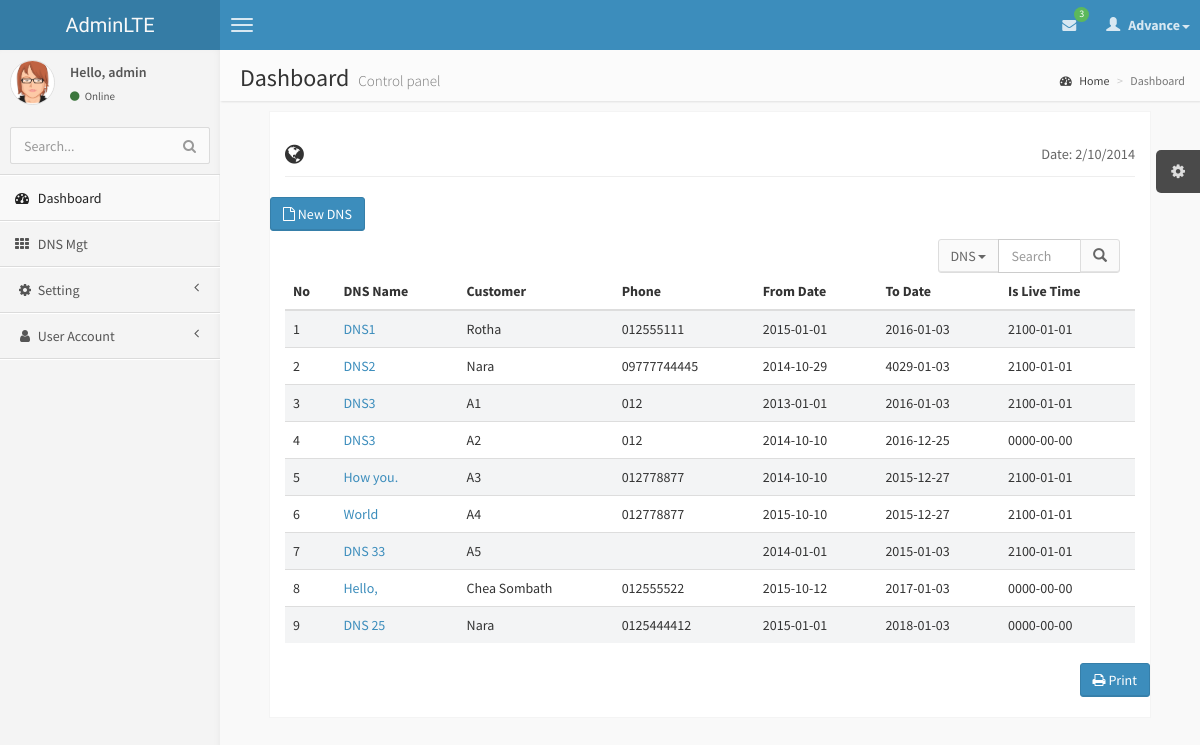
The app's page /dns-advance-name.php (signed in) with its own data.
### tables this page shows
CREATE TABLE `tbldns` (
  `dnsID` text,
  `dnsName` text,
  `DateFrom` date DEFAULT NULL,
  `DateTo` date DEFAULT NULL,
  `IsLiveTime` date DEFAULT NULL,
  `CusName` text,
  `CusPhone` text,
  `CusAddress` text,
  `CusDesc` text,
  `UserAddnew` text,
  `UserAddnewDate` date DEFAULT NULL,
  `UserUpdate` text,
  `UserUpdateDate` date DEFAULT NULL
);

### connectionclass/connect.php (called while the page is built, shortened)
<?php
class MyConnection
{
    	private $host = '174.136.57.160';
		private $username = 'www7tech_Pro';
		private $mylink;
		private $password = 'piseth123';
    function connect()
	{
		$this->mylink = mysql_connect($this->host,$this->username,$this->password) or die("Fail to Select Host");
		return $this->mylink;
	}
    function query($sql)
	{
		if (!empty($sql))
		{
			$this->result = mysql_query($sql,$this->mylink);
			return $this->result;
		}else
		{
			return false;
		}
    }
	function dbCountRows(&$result)
	{
		$numRows = @mysql_num_rows($result);
		if ( $numRows )
		{
			return $numRows;
		}
		else
		{
			return 0;
		}
	}
	function fetch($result=""){
                return mysql_fetch_object($result);
        }
 }
?>

### connectionclass/function.php (called while the page is built, shortened)
<?php
function get($var)
{
	if (isset($_GET[$var])) {
		return (trim($_GET[$var]));
	}
	else
	{
		return '';
	}
}
?>

### dns-advance-name.php (the view, shortened to what this page needs)
<?php include 'header.php';
?>
    <body class="skin-blue">
         <?php include 'nav.php';?>
            <?php include 'menu.php';?>
            <aside class="right-side">
                <section class="content-header">
                    <h1>
                        Dashboard
                        <small>Control panel</small>
                    </h1>
                    <ol class="breadcrumb">
                        <li><a href="#"><i class="fa fa-dashboard"></i> Home</a></li>
                        <li class="active">Dashboard</li>
                    </ol>
                </section>
                  <section class="content invoice">
                    <div class="row">
                        <div class="col-xs-12">
                            <h2 class="page-header">
                                <i class="fa fa-globe"></i>
                                <small class="pull-right">Date: 2/10/2014</small>
                            </h2>
                        </div>
                    </div>
                    <div class="row">
                    <a href="dns-new.php">
					<button class="btn btn-primary" data-toggle="modal" data-target="#NewFloor"><i class="fa fa-file-o"></i> New DNS</button>
                    </a>
                    <form class="navbar-form" role="search">
                      <div class="col-lg-3 pull-right">
                        <div class="input-group">
                          <div class="input-group-btn">
                            <button type="button" class="btn btn-default dropdown-toggle" data-toggle="dropdown" aria-expanded="false">DNS <span class="caret"></span></button>
                          </div>
                          <input type="text" class="form-control" placeholder="Search" name="srch-advance" id="search.php?dnsname=name&srch-term">
                          <div class="input-group-btn">
                             <button class="btn btn-default" type="submit"><i class="glyphicon glyphicon-search"></i></button>
                          </div>
                        </div>
                       </div>
                       </form>
                     </div>
                    <div class="row">
                        <div class="col-xs-12 table-responsive">
                            <table class="table table-striped">
                                <thead>
                                    <tr>
                                        <th>No</th>
                                        <th>DNS Name</th>
                                        <th>Customer</th>
                                        <th>Phone</th>
                                        <th>From Date</th>
                                        <th>To Date</th>
                                        <th>Is Live Time</th>
                                    </tr>
                                </thead>
                                <tbody>
                                    <?php
									$txtsrch = get('srch-advance');
									$_slide1 = $db->query("SELECT dnsID, dnsName, DateFrom, DateTo, IsLiveTime, CusName, CusPhone
									FROM `tblDNS`
									WHERE dnsName LIKE '%".$txtsrch."%'
									;");
									$numrow=$db->dbCountRows($_slide1);
										$i = 1;
									if($numrow>0)
									{
										while($row=$db->fetch($_slide1)){
											$dnsID = $row->dnsID;
											$dnsName = $row->dnsName;
											$CusName = $row->CusName;
											$DateFrom = $row->DateFrom;
											$DateTo = $row->DateTo;
											$IsLiveTime = $row->IsLiveTime;
											$CusPhone = $row->CusPhone;
											echo '<tr>
												<td>'.$i++.'</td>
												<td><a href="dns-update.php?id='.$dnsID.'">'.$dnsName.'</a></td>
												<td>'.$CusName.'</td>
												<td>'.$CusPhone.'</td>
												<td>'.$DateFrom.'</td>
												<td>'.$DateTo.'</td>
												<td>'.$IsLiveTime.'</td>
											</tr>';
										}
									}
									else
										echo'<tr><td  colspan="7"><font color =Red>No Record Found.</font></td></tr>';
                                ?>
                                </tbody>
                            </table>
                        </div>
                    </div>
                    <div class="row">
                    <div class="row no-print">
                        <div class="col-xs-12">
                            <button class="btn btn-primary pull-right" onClick="window.print();"><i class="fa fa-print"></i> Print</button>
                        </div>
                    </div>
                </section>
            </aside>
        </div>
<?php include 'footer.php';?>

### records on screen
tbldns: dnsName "DNS1", CusName "Rotha", CusPhone "012555111", DateFrom "2015-01-01", DateTo "2016-01-03", IsLiveTime "2100-01-01"
tbldns: dnsName "DNS2", CusName "Nara", CusPhone "09777744445", DateFrom "2014-10-29", DateTo "4029-01-03", IsLiveTime "2100-01-01"
tbldns: dnsName "DNS3", CusName "A1", CusPhone "012", DateFrom "2013-01-01", DateTo "2016-01-03", IsLiveTime "2100-01-01"
tbldns: dnsName "DNS3", CusName "A2", CusPhone "012", DateFrom "2014-10-10", DateTo "2016-12-25", IsLiveTime "0000-00-00"
tbldns: dnsName "How you.", CusName "A3", CusPhone "012778877", DateFrom "2014-10-10", DateTo "2015-12-27", IsLiveTime "2100-01-01"
tbldns: dnsName "World", CusName "A4", CusPhone "012778877", DateFrom "2015-10-10", DateTo "2015-12-27", IsLiveTime "2100-01-01"
tbldns: dnsName "DNS 33", CusName "A5", DateFrom "2014-01-01", DateTo "2015-01-03", IsLiveTime "2100-01-01"
tbldns: dnsName "Hello,", CusName "Chea Sombath", CusPhone "012555522", DateFrom "2015-10-12", DateTo "2017-01-03", IsLiveTime "0000-00-00"
tbldns: dnsName "DNS 25", CusName "Nara", CusPhone "0125444412", DateFrom "2015-01-01", DateTo "2018-01-03", IsLiveTime "0000-00-00"

### other values on screen
$row->Total "3"
$U_Acc "admin"
